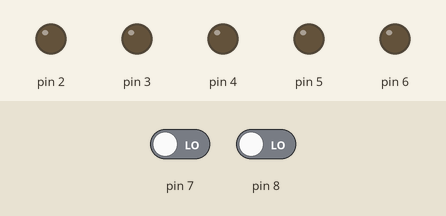
Simulated run of this sketch. Board: Arduino Uno, built with avr-gcc and run on an emulated ATmega328P. Shown: output pins drawn as LEDs (lit = HIGH). The test bench sets the inputs (shaded band); at power-on: pin 7 LOW, pin 8 LOW.

Above: at 1.2 s.
1.3 s: pin 7 driven HIGH
At 2.6 s:
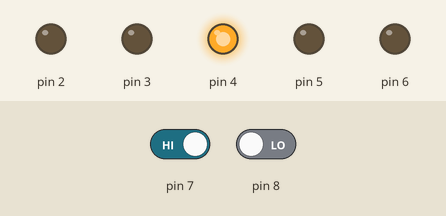
At 10.7 s:
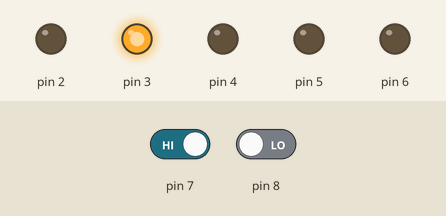
Timing chart, 0 to 15.8 s (numbered marks = the images above; inputs shaded):
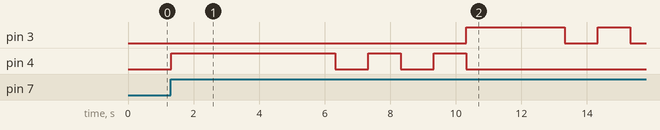

Measured:
- after the input at 1.3 s, pin 3: LOW → HIGH after 9.0 s, → LOW 3.0 s later, → HIGH 1.0 s later, → LOW 1.0 s later; pin 4: LOW → HIGH at once, then repeats every 2.0 s: LOW 1.0 s, HIGH 1.0 s, until it stays LOW from 10.3 s

The sketch:

trafficlight1.ino
```cpp
int switchPush = 0;
int button = 0;
void setup()
{
  pinMode(2, OUTPUT);
  pinMode(3, OUTPUT);
  pinMode(4, OUTPUT);
  pinMode(5, OUTPUT);
  pinMode(6, OUTPUT);
  pinMode(7, INPUT);
  pinMode(8, INPUT);
}

void loop()
{
switchPush = digitalRead(7);
button = digitalRead(8);
  if (button == HIGH)
  {
    digitalWrite(6, HIGH);
    digitalWrite(5, LOW);
  }
  else
  {
    digitalWrite(6, LOW);
    digitalWrite(5, LOW);
  }
  if (switchPush == HIGH)
  {
    digitalWrite(4, HIGH);
    delay(5000);
    digitalWrite(4, LOW);
    delay(1000);
    digitalWrite(4, HIGH);
    delay(1000);
    digitalWrite(4, LOW);
    delay(1000);
    digitalWrite(4, HIGH);
    delay(1000);
    digitalWrite(4, LOW);
    digitalWrite(3, HIGH);
    delay(3000);
    digitalWrite(3, LOW);
    delay(1000);
    digitalWrite(3, HIGH);
    delay(1000);
    digitalWrite(3, LOW);
    delay(1000);
    digitalWrite(3, HIGH);
    delay(1000);
    digitalWrite(3, LOW);
    digitalWrite(2, HIGH);
    if (button == HIGH && digitalRead(2) == HIGH)
  {
    digitalWrite(5, HIGH);
    digitalWrite(6, LOW);
  }
    delay(5000);
    digitalWrite(2, LOW);
    delay(1000);
    digitalWrite(2, HIGH);
    delay(1000);
    digitalWrite(2, LOW);
    delay(1000);
    digitalWrite(2, HIGH);
    if (digitalRead(5) == HIGH)
  {
    digitalWrite(5, LOW);
    digitalWrite(6, HIGH);
  }
    delay(1000);
    digitalWrite(2, LOW);
  }
  delay(30);
}
```
